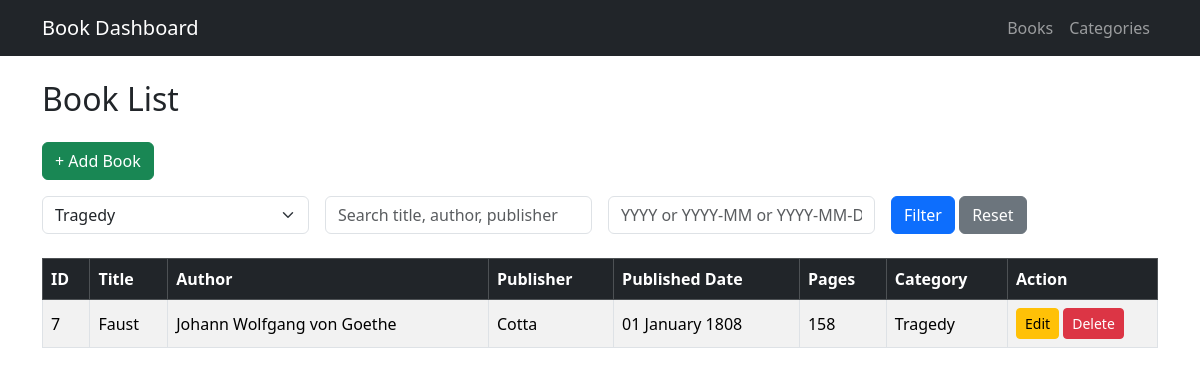
Page /index.php?cat=7 on the committed database.
### tables this page shows
CREATE TABLE `booktable` (
  `book_id` int(11) NOT NULL,
  `book_title` varchar(50) NOT NULL,
  `book_author` varchar(50) NOT NULL,
  `pub_date` date NOT NULL,
  `book_pub` varchar(50) NOT NULL,
  `book_pages` int(11) NOT NULL,
  `book_cat` int(11) NOT NULL
);

CREATE TABLE `category` (
  `cat_id` int(11) NOT NULL,
  `cat` varchar(50) NOT NULL
);

### index.php (the view, shortened to what this page needs)
<?php
require 'config.php';
$catFilter  = $_GET['cat'] ?? '';
$search     = $_GET['search'] ?? '';
$dateFilter = $_GET['pub_date'] ?? '';
$sql = "
    SELECT b.*, c.cat AS category_name
    FROM booktable b
    JOIN category c ON b.book_cat = c.cat_id
";
$conditions = [];
$params = [];
$types = "";
if (!empty($catFilter)) {
    $conditions[] = "b.book_cat = ?";
    $params[] = $catFilter;
    $types .= "i";
}
if (!empty($conditions)) {
    $sql .= " WHERE " . implode(" AND ", $conditions);
}
$sql .= " ORDER BY b.book_id ASC";
$stmt = $conn->prepare($sql);
if (!empty($params)) {
    $stmt->bind_param($types, ...$params);
}
$stmt->execute();
$result = $stmt->get_result();
?>
<!DOCTYPE html>
<html>
<head>
    <link href="https://cdn.jsdelivr.net/npm/bootstrap@5.3.2/dist/css/bootstrap.min.css" rel="stylesheet">
</head>
<body>
<?php include 'navbar.php'; ?>
<div class="container mt-4">
    <h2 class="mb-4">Book List</h2>
    <div class="mb-3">
    <a href="create.php" class="btn btn-success">
        + Add Book
    </a>
    </div>
    <form method="GET" class="row g-3 mb-4">
        <div class="col-md-3">
            <select name="cat" class="form-select">
                <?php
                $catQuery = $conn->query("SELECT * FROM category");
                while ($catRow = $catQuery->fetch_assoc()) {
                    $selected = ($catFilter == $catRow['cat_id']) ? 'selected' : '';
                    echo "<option value='{$catRow['cat_id']}' $selected>
                            {$catRow['cat']}
                          </option>";
                }
                ?>
            </select>
        </div>
        <div class="col-md-3">
            <input type="text"
                   name="search"
                   class="form-control"
                   placeholder="Search title, author, publisher"
                   value="<?= htmlspecialchars($search); ?>">
        </div>
        <div class="col-md-3">
            <input type="text"
             name="pub_date"
            class="form-control"
            placeholder="YYYY or YYYY-MM or YYYY-MM-DD"
            value="<?= htmlspecialchars($dateFilter); ?>">
        </div>
        <div class="col-md-3">
            <button type="submit" class="btn btn-primary">Filter</button>
            <a href="index.php" class="btn btn-secondary">Reset</a>
        </div>
    </form>
    <table class="table table-bordered table-striped table-hover align-middle">
        <thead class="table-dark">
            <tr>
                <th>ID</th>
                <th>Title</th>
                <th>Author</th>
                <th>Publisher</th>
                <th>Published Date</th>
                <th>Pages</th>
                <th>Category</th>
                <th width="150">Action</th>
            </tr>
        </thead>
        <tbody>
        <?php while ($row = $result->fetch_assoc()): ?>
            <tr>
                <td><?= $row['book_id']; ?></td>
                <td><?= htmlspecialchars($row['book_title']); ?></td>
                <td><?= htmlspecialchars($row['book_author']); ?></td>
                <td><?= htmlspecialchars($row['book_pub']); ?></td>
                <td><?= date("d F Y", strtotime($row['pub_date'])); ?></td>
                <td><?= $row['book_pages']; ?></td>
                <td><?= htmlspecialchars($row['category_name']); ?></td>
                <td>
                    <a href="edit.php?id=<?= $row['book_id']; ?>"
                       class="btn btn-sm btn-warning">Edit</a>
                    <a href="index.php?delete=<?= $row['book_id']; ?>"
                        class="btn btn-sm btn-danger"
                        onclick="return confirm('Delete this book?')">
                        Delete
                    </a>
                </td>
            </tr>
        <?php endwhile; ?>
        </tbody>
    </table>
</div>
</body>
</html>

### rows in the picture
booktable: book_id "7", book_title "Faust", book_author "Johann Wolfgang von Goethe", book_pub "Cotta", pub_date "01 January 1808", book_pages "158", book_cat.cat "Tragedy"

### other values in the picture
form field cat "Tragedy"
